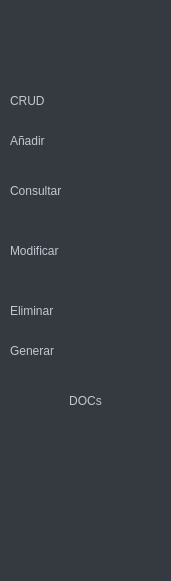
    <widget class="QFrame" name="frm_utilities">
     <property name="geometry">
      <rect>
       <x>0</x>
       <y>0</y>
       <width>171</width>
       <height>581</height>
      </rect>
     </property>
     <property name="styleSheet">
      <string notr="true">QFrame{
	background-color: #343a40;
	border-radius:5px;
}

QPushButton{
	font: 77 10pt &quot;Arial Black&quot;;
	background-color: #343a40;
	color: #c2c7d0;
	border-radius: 8px;
}

QPushButton:hover{
	font: 77 10pt &quot;Arial Black&quot;;
	color: #FFFFFF;
	background-color: #017bff;
	border-radius: 8px;
}

QLabel{
	font: 77 11pt &quot;Arial Black&quot;;
	color: #c2c7d0;
	font weight: bold;
}
</string>
     </property>
     <property name="frameShape">
      <enum>QFrame::StyledPanel</enum>
     </property>
     <property name="frameShadow">
      <enum>QFrame::Raised</enum>
     </property>
     <widget class="QPushButton" name="btn_data">
      <property name="geometry">
       <rect>
        <x>10</x>
        <y>170</y>
        <width>151</width>
        <height>41</height>
       </rect>
      </property>
      <property name="styleSheet">
       <string notr="true">text-align:left;</string>
      </property>
      <property name="text">
       <string>Consultar</string>
      </property>
      <property name="icon">
       <iconset>
        <normaloff>GUI/bd.png</normaloff>GUI/bd.png</iconset>
      </property>
      <property name="iconSize">
       <size>
        <width>30</width>
        <height>30</height>
       </size>
      </property>
     </widget>
     <widget class="QPushButton" name="btn_modify">
      <property name="geometry">
       <rect>
        <x>10</x>
        <y>230</y>
        <width>151</width>
        <height>41</height>
       </rect>
      </property>
      <property name="styleSheet">
       <string notr="true">text-align:left;</string>
      </property>
      <property name="text">
       <string>Modificar</string>
      </property>
      <property name="icon">
       <iconset>
        <normaloff>GUI/edit_file.png</normaloff>GUI/edit_file.png</iconset>
      </property>
      <property name="iconSize">
       <size>
        <width>30</width>
        <height>30</height>
       </size>
      </property>
     </widget>
     <widget class="QPushButton" name="btn_delete">
      <property name="geometry">
       <rect>
        <x>10</x>
        <y>290</y>
        <width>151</width>
        <height>41</height>
       </rect>
      </property>
      <property name="styleSheet">
       <string notr="true">text-align:left;</string>
      </property>
      <property name="text">
       <string>Eliminar</string>
      </property>
      <property name="icon">
       <iconset>
        <normaloff>GUI/close.png</normaloff>GUI/close.png</iconset>
      </property>
      <property name="iconSize">
       <size>
        <width>30</width>
        <height>30</height>
       </size>
      </property>
     </widget>
     <widget class="QPushButton" name="btn_add">
      <property name="geometry">
       <rect>
        <x>10</x>
        <y>120</y>
        <width>151</width>
        <height>41</height>
       </rect>
      </property>
      <property name="styleSheet">
       <string notr="true">text-align:left;</string>
      </property>
      <property name="text">
       <string>Añadir</string>
      </property>
      <property name="icon">
       <iconset>
        <normaloff>GUI/add_file.png</normaloff>GUI/add_file.png</iconset>
      </property>
      <property name="iconSize">
       <size>
        <width>30</width>
        <height>30</height>
       </size>
      </property>
     </widget>
     <widget class="QLabel" name="lblGen">
      <property name="geometry">
       <rect>
        <x>10</x>
        <y>330</y>
        <width>151</width>
        <height>41</height>
       </rect>
      </property>
      <property name="text">
       <string>Generar</string>
      </property>
     </widget>
     <widget class="QLabel" name="lblGen_2">
      <property name="geometry">
       <rect>
        <x>10</x>
        <y>80</y>
        <width>151</width>
        <height>41</height>
       </rect>
      </property>
      <property name="text">
       <string>CRUD</string>
      </property>
     </widget>
     <widget class="QPushButton" name="btn_gen_docs">
      <property name="geometry">
       <rect>
        <x>10</x>
        <y>380</y>
        <width>151</width>
        <height>41</height>
       </rect>
      </property>
      <property name="text">
       <string>DOCs</string>
      </property>
     </widget>
     <widget class="QPushButton" name="pushButton_2">
      <property name="geometry">
       <rect>
        <x>20</x>
        <y>380</y>
        <width>41</width>
        <height>41</height>
       </rect>
      </property>
      <property name="styleSheet">
       <string notr="true">QPushButton:hover{
	font: 77 10pt &quot;Arial Black&quot;;
	color: #FFFFFF;
	background-color: #343a40;
	border-radius: 8px;
}</string>
      </property>
      <property name="text">
       <string/>
      </property>
      <property name="icon">
       <iconset>
        <normaloff>GUI/print.png</normaloff>GUI/print.png</iconset>
      </property>
      <property name="iconSize">
       <size>
        <width>40</width>
        <height>40</height>
       </size>
      </property>
     </widget>
    </widget>
